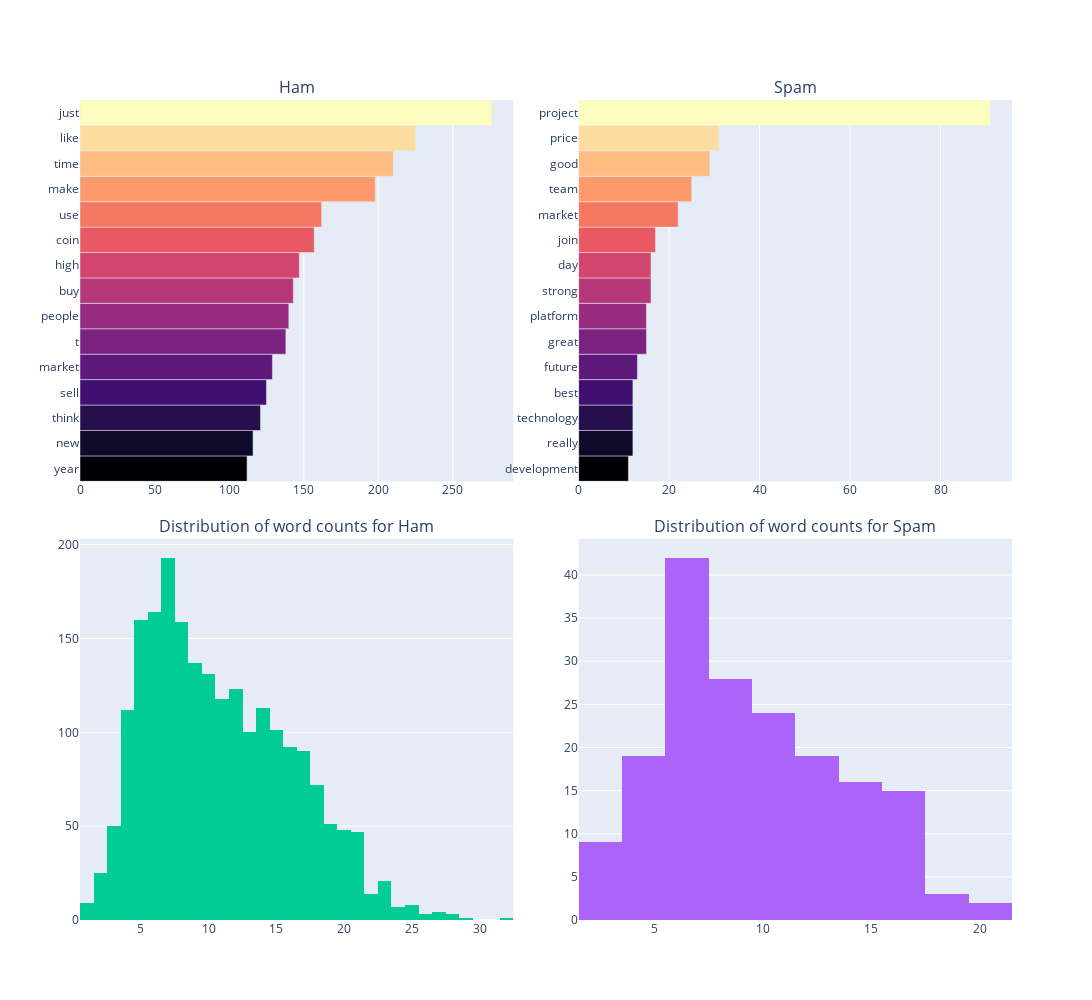

Notebook cell for this chart:
### Markdown cell above
## Visualize most common words and distribution of word counts

### Code cell
fig = make_subplots(rows=2, cols=2, subplot_titles=("Ham", 
                                                    "Spam", 
                                                    "Distribution of word counts for Ham", 
                                                    "Distribution of word counts for Spam"), 
                    horizontal_spacing = 0.07, vertical_spacing = 0.07)

fig.add_trace(go.Bar(x=ham_freq["Frequency"].values, y=ham_freq["Word"].values, 
                     marker={'color': list(range(len(ham_freq))), 'colorscale': 'magma'}, orientation= 'h'),
              1, 1)

fig.add_trace(go.Bar(x=spam_freq["Frequency"].values, y=spam_freq["Word"].values,
                    marker={'color': list(range(len(spam_freq))), 'colorscale': 'magma'}, orientation= 'h'),
              1, 2)
fig.add_trace(go.Histogram(x = test_ham["word_count"].values),
              2, 1)
fig.add_trace(go.Histogram(x = test_spam["word_count"].values),
              2, 2)

fig.update_coloraxes(showscale=False)
fig.update_layout(
    showlegend=False,
    width=1700,
    height=1000)
fig.show()

### Figure 1 — Plotly figure (JSON) as saved in the notebook; plotly's stock layout.template omitted (floating-point values rounded to 4 significant figures; data arrays with more than 128 entries replaced by an {"elided": "..."} marker saying what was removed)
{"data": [{"marker": {"color": [0, 1, 2, 3, 4, 5, 6, 7, 8, 9, 10, 11, 12, 13, 14], "colorscale": [[0, "#000004"], [0.1111, "#180f3d"], [0.2222, "#440f76"], [0.3333, "#721f81"], [0.4444, "#9e2f7f"], [0.5556, "#cd4071"], [0.6667, "#f1605d"], [0.7778, "#fd9668"], [0.8889, "#feca8d"], [1, "#fcfdbf"]]}, "orientation": "h", "type": "bar", "x": [112, 116, 121, 125, 129, 138, 140, 143, 147, 157, 162, 198, 210, 225, 276], "xaxis": "x", "y": ["year", "new", "think", "sell", "market", "t", "people", "buy", "high", "coin", "use", "make", "time", "like", "just"], "yaxis": "y"}, {"marker": {"color": [0, 1, 2, 3, 4, 5, 6, 7, 8, 9, 10, 11, 12, 13, 14], "colorscale": [[0, "#000004"], [0.1111, "#180f3d"], [0.2222, "#440f76"], [0.3333, "#721f81"], [0.4444, "#9e2f7f"], [0.5556, "#cd4071"], [0.6667, "#f1605d"], [0.7778, "#fd9668"], [0.8889, "#feca8d"], [1, "#fcfdbf"]]}, "orientation": "h", "type": "bar", "x": [11, 12, 12, 12, 13, 15, 15, 16, 16, 17, 22, 25, 29, 31, 91], "xaxis": "x2", "y": ["development", "really", "technology", "best", "future", "great", "platform", "strong", "day", "join", "market", "team", "good", "price", "project"], "yaxis": "y2"}, {"type": "histogram", "x": {"elided": "2157 int values"}, "xaxis": "x3", "yaxis": "y3"}, {"type": "histogram", "x": {"elided": "177 int values"}, "xaxis": "x4", "yaxis": "y4"}], "layout": {"annotations": [{"font": {"size": 16}, "showarrow": false, "text": "Ham", "x": 0.2325, "xanchor": "center", "xref": "paper", "y": 1.0, "yanchor": "bottom", "yref": "paper"}, {"font": {"size": 16}, "showarrow": false, "text": "Spam", "x": 0.7675, "xanchor": "center", "xref": "paper", "y": 1.0, "yanchor": "bottom", "yref": "paper"}, {"font": {"size": 16}, "showarrow": false, "text": "Distribution of word counts for Ham", "x": 0.2325, "xanchor": "center", "xref": "paper", "y": 0.465, "yanchor": "bottom", "yref": "paper"}, {"font": {"size": 16}, "showarrow": false, "text": "Distribution of word counts for Spam", "x": 0.7675, "xanchor": "center", "xref": "paper", "y": 0.465, "yanchor": "bottom", "yref": "paper"}], "coloraxis": {"showscale": false}, "height": 1000, "showlegend": false, "width": 1700, "xaxis": {"anchor": "y", "autorange": true, "domain": [0, 0.465], "range": [0, 290.5], "type": "linear"}, "xaxis2": {"anchor": "y2", "autorange": true, "domain": [0.535, 1.0], "range": [0, 95.79], "type": "linear"}, "xaxis3": {"anchor": "y3", "autorange": true, "domain": [0, 0.465], "range": [0.5, 32.5], "type": "linear"}, "xaxis4": {"anchor": "y4", "autorange": true, "domain": [0.535, 1.0], "range": [1.5, 21.5], "type": "linear"}, "yaxis": {"anchor": "x", "autorange": true, "domain": [0.535, 1.0], "range": [-0.5, 14.5], "type": "category"}, "yaxis2": {"anchor": "x2", "autorange": true, "domain": [0.535, 1.0], "range": [-0.5, 14.5], "type": "category"}, "yaxis3": {"anchor": "x3", "autorange": true, "domain": [0, 0.465], "range": [0, 203.2]}, "yaxis4": {"anchor": "x4", "autorange": true, "domain": [0, 0.465], "range": [0, 44.21]}}}
